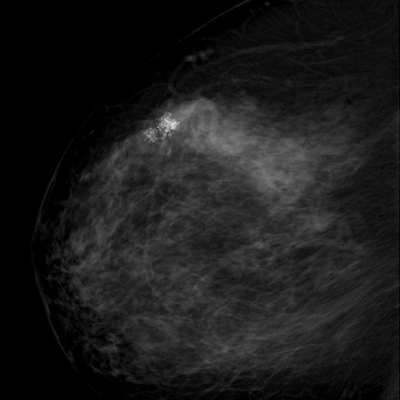
#> input picture raw-mammogram.jpg, 400 x 400 px
$ python HistEquil.py
#> lines starting #> are read from the running program, lines starting #| are printed output that depends on the picture
import numpy as np
import cv2

img = cv2.imread('raw-mammogram.jpg',0)
#> img is the input picture: shape (400, 400); min 0, max 231, mean 26.9

# create a CLAHE object (Arguments are optional).
clahe = cv2.createCLAHE(clipLimit=2.0, tileGridSize=(8,8))
cl1 = clahe.apply(img)
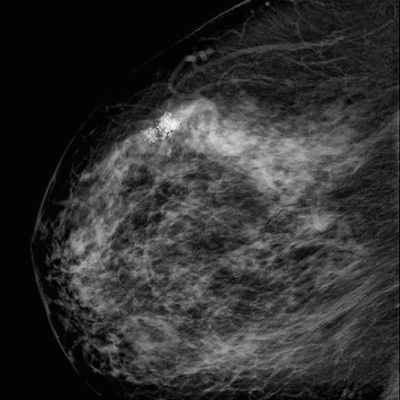
#> cl1: shape (400, 400); min 2, max 248, mean 48.9

cv2.imwrite('clahe_2.jpg',cl1)

$ run again, with 15996tn.jpg copied over raw-mammogram.jpg
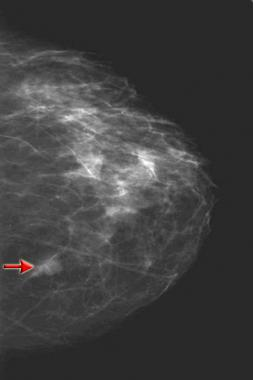
#> input picture 15996tn.jpg, 253 x 380 px
#> `cl1 = clahe.apply(img)`:
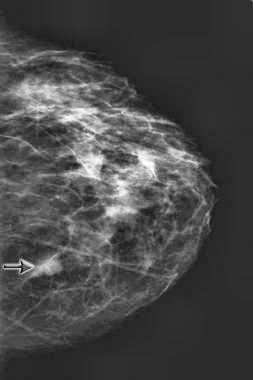
#> cl1: shape (380, 253); min 17, max 255, mean 71.7

$ run again, with 3CC_0.jpg copied over raw-mammogram.jpg
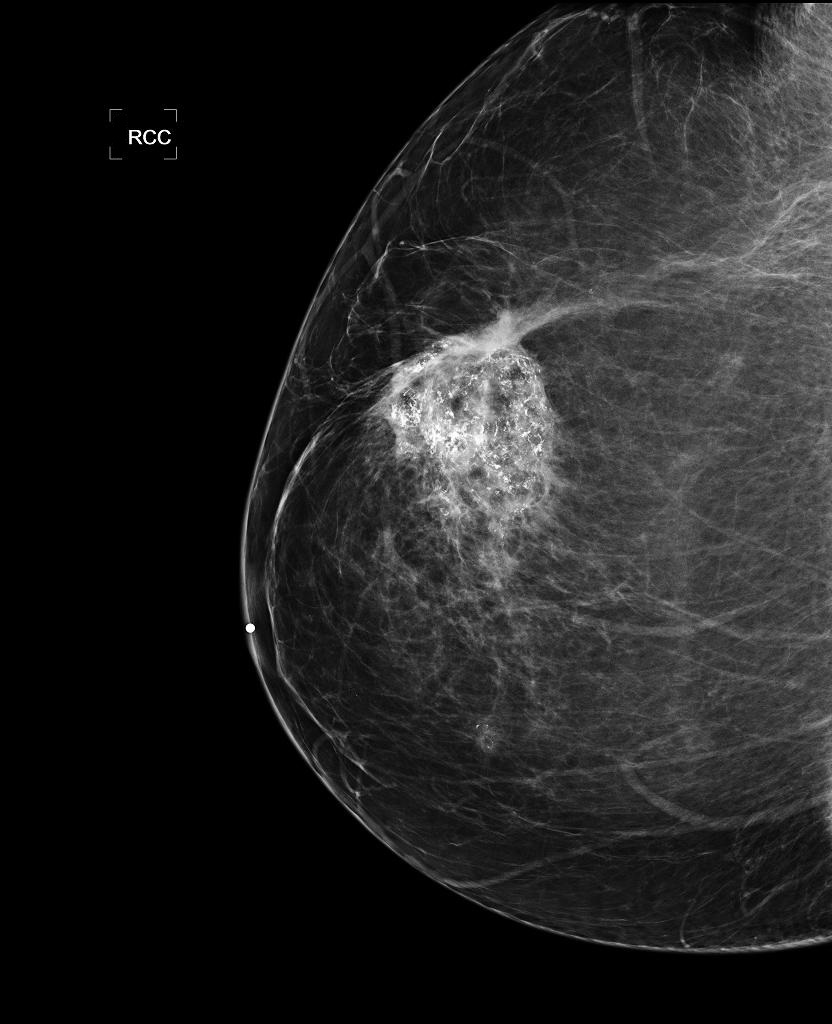
#> input picture 3CC_0.jpg, 832 x 1024 px
#> img is the input picture: shape (1024, 832); min 0, max 255, mean 32.9
#> `cl1 = clahe.apply(img)`:
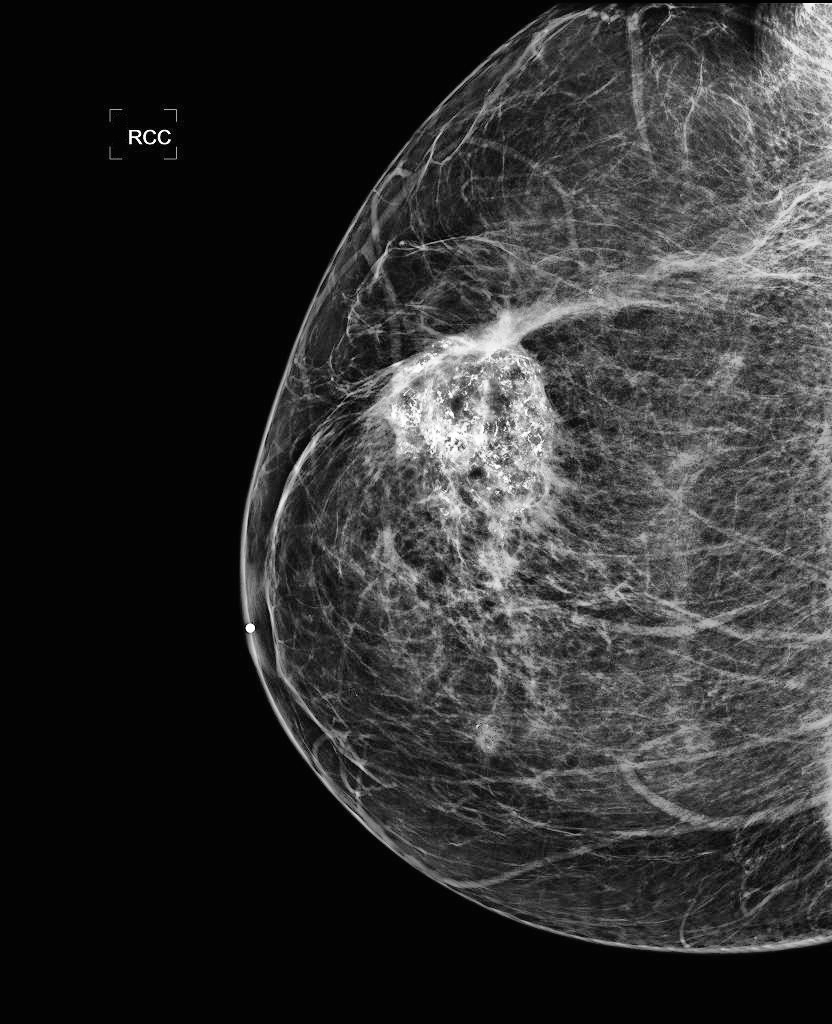
#> cl1: shape (1024, 832); min 1, max 255, mean 47.9
